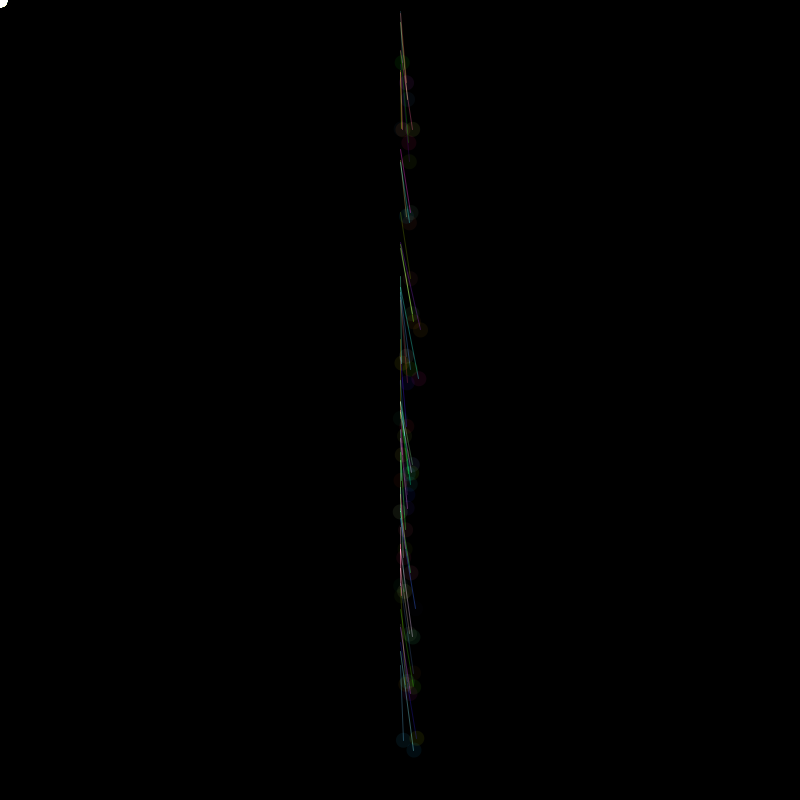
Frame 1 (no input)
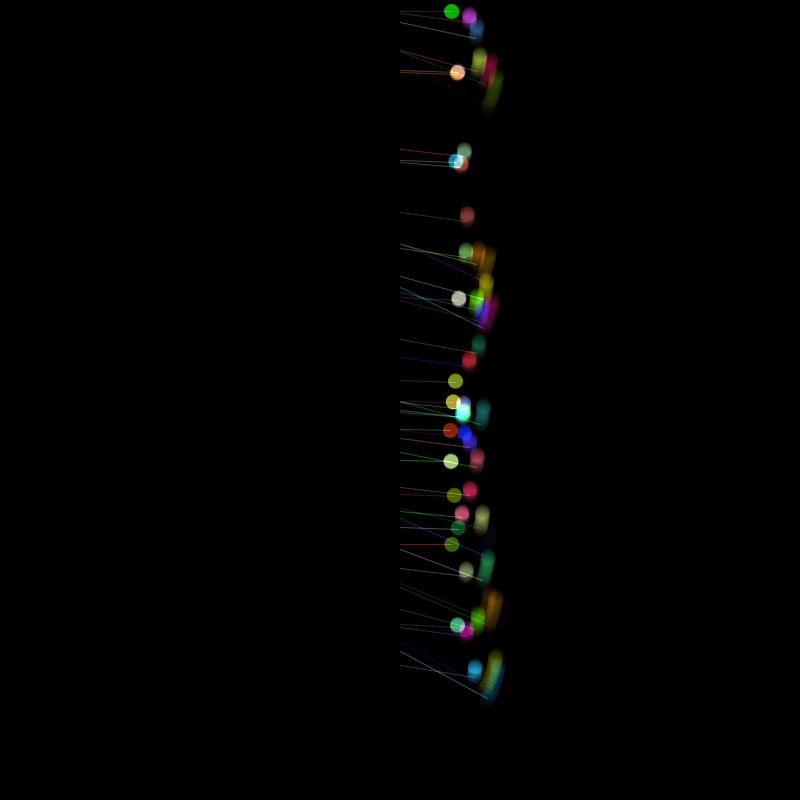
Frame 60 (the mouse pressed at the canvas centre just before this capture)
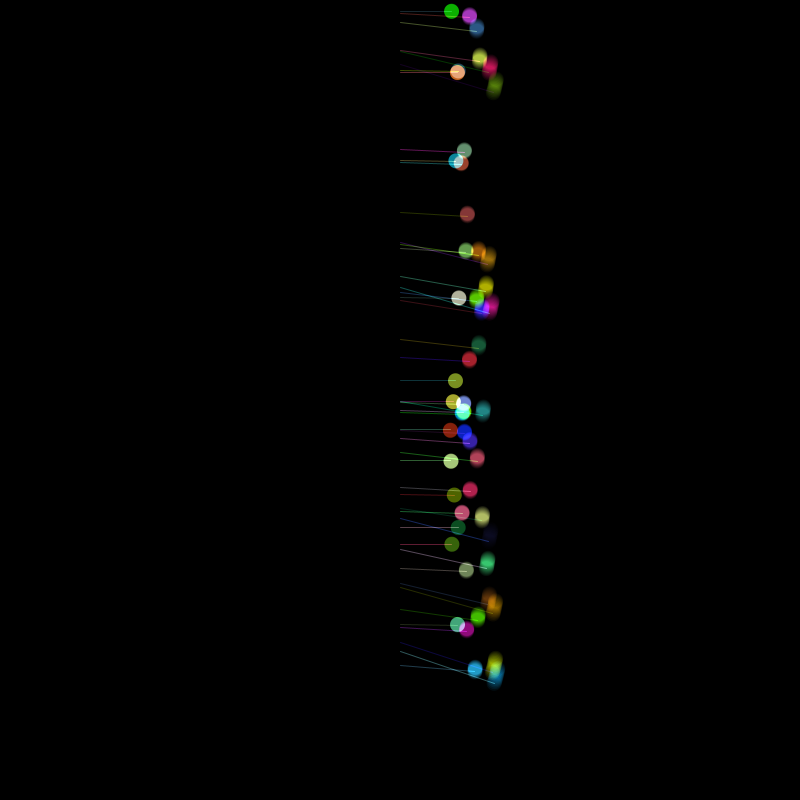
Frame 120 (the mouse held since frame 60 and released just before this capture)

The Processing sketch that drew these frames (run headless with seeded random() and noise(); from frame 60 on, the mouse is pressed at the canvas centre):

// Processing sketch: Exercise03301
// ── Exercise03301.pde
/* Lovato, Griffin
*
* 3/15/18
*
* Exercise 33-01
*
* Several, multicolored pendulums, all of which are fully working.
*/
class trail {
  float x,y;
  trail (float x_,float y_) {
    x = x_;
    y = y_;
  }
  void run() {
   noStroke();
    ellipse(x,y,15,15);
  }
}
class pendulum {
  float theta,thetaMax, l,g, t;
  float x, y;
  float[] rgb  = {random(250),random(250),random(250)};
   float[] rgb2  = {random(250),random(250),random(250)};
   ArrayList<trail> a = new ArrayList();
  pendulum(float x_, float y_) {
    x = x_;
    y = y_;
    theta = 0;
    thetaMax = radians(90);
    l = 50 + random(50);
    g = 90;
    t = random(4.);
    for (int i = 0; 10 > i; i++) {
      a.add(new trail(0,0));
    }
    
  }
  void run() {
    if (mousePressed) {
      g = 90;
    }
    else {
      g = 20;
    }
    theta = thetaMax * sin( radians(sqrt(l/g) * t) );
    stroke(rgb[0],rgb[1],rgb[2],100);
    
    line(x,y,x + (sin(theta) * l), y + (cos(theta) * l) );
    fill(rgb2[0],rgb2[1],rgb2[2],20);
     for (int i = 0; a.size() > i; i++) {
      a.get(i).run();
    }
    a.remove(0);
    a.add(new trail(x+ (sin(theta) * l),y+ (cos(theta) * l)));
    ellipse(x + (sin(theta) * l),y + (cos(theta) * l),15,15);
    t+= 1;
    
  }
}

ArrayList<pendulum> a = new ArrayList();
void setup() {
  
  size(800,800);
  float w = width/2;
  for (int i = 0; 50 > i; i++) {
    
    a.add(new pendulum(w,random(height-100)));
    
  }
}
float r = 1;
void draw() {
  background(0);
blendMode(ADD);
  
  for (int i = 0; a.size() > i; i++) {
  a.get(i).run();
  }
}
